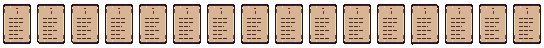
#> input picture art/props/page_rustle.png, 544 x 48 px
$ python -i prepare_page_frames.py   (imports and definitions only)
#> lines starting #> are read from the running program, lines starting #| are printed output that depends on the picture
"""Makes the animated page strips from art/props/page.png, so a page of the spellbook moves like paper and not like a board:
  art/props/page_flutter.png       16 frames, a page in a breeze: it sways on its edge, bends and settles (a page floating in the world, a page in the sky)
  art/props/page_rustle.png        16 frames, the same barely stirring (the pages of a fan)
  art/props/page_tumble.png       12 frames, a page turning over and over as it flies (a page flying to its reader)
  art/props/page_tumble_small.png 12 frames, the same at the size of a page in the opening scene
Each frame is a row cell; the game reads a strip as `hframes`. The page is turned about its upright axis (narrower, one edge nearer and taller),
bent in a wave down its length, and shown from the back (plain parchment, no ink) when it has turned over. Every pixel is sampled from the
page with nearest-neighbor, so it stays pixel art. Run with: python -I tools/prepare_page_frames.py"""
import math
import os

from PIL import Image

ROOT = os.path.join(os.path.dirname(os.path.abspath(__file__)), "..")
DARK = (36, 22, 30, 255)


def inner_page() -> Image.Image:
    """The page without its dark line and margin (those are put back on every frame, since the shape changes)."""
    src = Image.open(os.path.join(ROOT, "art", "props", "page.png")).convert("RGBA")
    for x in range(src.width):
        for y in range(src.height):
            if src.getpixel((x, y)) == DARK:
                src.putpixel((x, y), (0, 0, 0, 0))
    return src.crop(src.getbbox())


# [70 lines left out: functions back_of, outline, frame, strip, not called in this run]


# [1 line that did not run here, left out]
# A page in the world is about a wizard's torso (a wizard is 78 px tall): 26 x 38.
# [1 line that did not run here, left out]


def repaint_ink(img: Image.Image) -> Image.Image:
    """Shrinking smears the ink, so the small page's ink is wiped and written again: a rune at the head and short lines of words, one pixel high."""
    img = img.copy()
    paper = [img.getpixel((x, y)) for x in range(img.width) for y in range(img.height) if img.getpixel((x, y))[3] and img.getpixel((x, y))[0] > 170]
    mean = tuple(sum(c[i] for c in paper) // len(paper) for i in range(3)) + (255,)
    for x in range(img.width):
        for y in range(img.height):
            if img.getpixel((x, y))[3] and img.getpixel((x, y))[0] <= 170 and 4 <= x < img.width - 4 and 4 <= y < img.height - 4:
                img.putpixel((x, y), mean)
    ink = (74, 44, 40, 255)
    for dy in range(3):
        img.putpixel((img.width // 2, 6 + dy), (120, 40, 40, 255))
    for row, (x0, x1) in enumerate([(5, 19), (5, 20), (5, 16), (5, 20), (5, 14), (5, 19)]):
        for x in range(x0, x1):
            if (x - x0) % 5 != 4:  # gaps between words
                img.putpixel((x, 13 + row * 4), ink)
    return img


# [1 line that did not run here, left out]
CELL = (34, 48)
#> CELL = (34, 48)
bend_big, lean_big = 1.8, 1.2
# A breeze: it sways about +-0.55 radians on its edge and its bend runs along it, never turning over.
# Two rhythms laid over each other (a slow sway and a quicker shiver), so the loop does not read as one regular wobble.
# [6 lines left out: function breeze, not called in this run]


# [5 lines not run here, left out]
# [1 line that did not run here, left out]
# [2 lines not run here, left out]

>>> from PIL import Image
>>> picture = Image.open('../art/props/page_rustle.png')
#> picture is the input picture: PIL image 544x48 RGBA; mean R, G, B, A 121.5, 100.3, 84.2, 174.3
>>> result = repaint_ink(picture)
#> in repaint_ink, `paper = [img.getpixel((x, y)) for x in range(img.width) for y in range..`: paper = 13536 items, first 6: (231, 213, 179, 255), (231, 213, 179, 255), (231, 213, 179, 255), (231, 213, 179, 255), (231, 213, 179, 255), (231, 213, 179, 255)
#> in repaint_ink, `mean = tuple(sum(c[i] for c in paper) // len(paper) for i in range(3))..`: mean = (216, 183, 150, 255)
#> after the loop in repaint_ink, `for x in range(img.width):`:
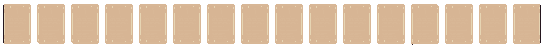
#> img: PIL image 544x48 RGBA; mean R, G, B, A 147.2, 124.8, 102.3, 174.3; transparent parts drawn white
